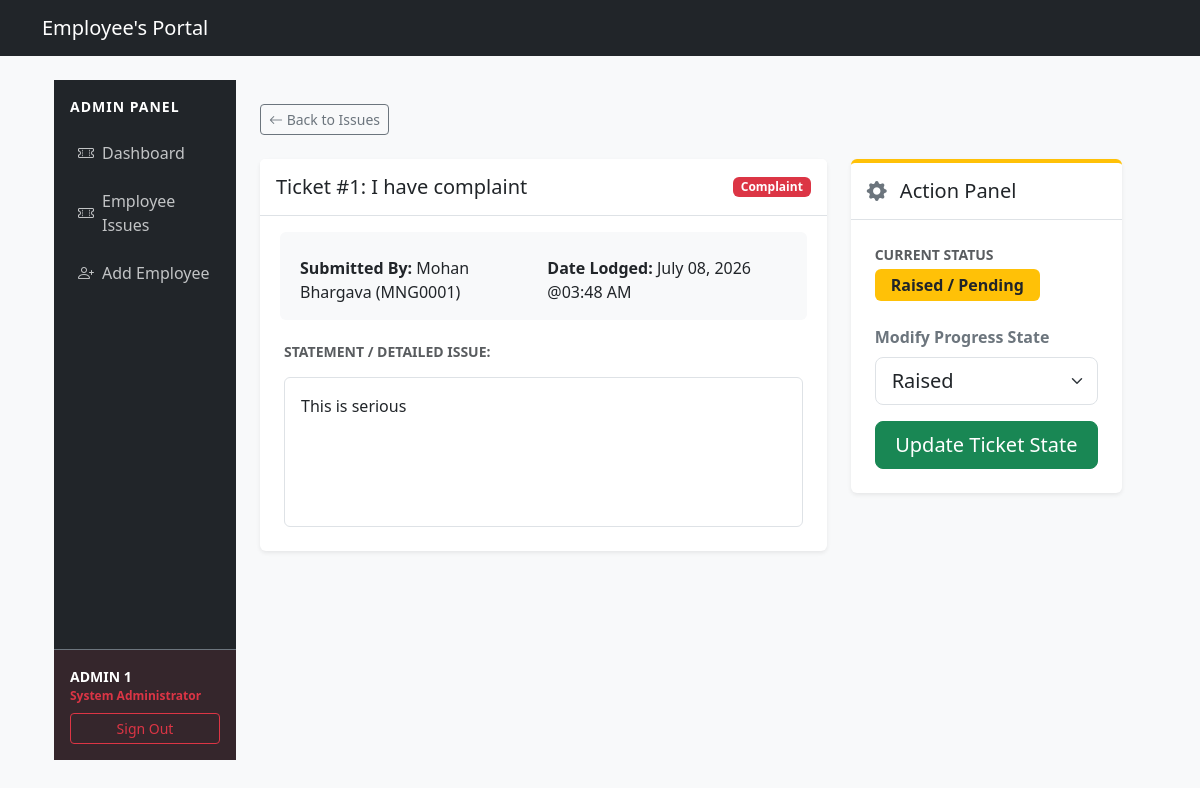
Before: /tickets/team-tickets/1/ (signed in) with the older database file.
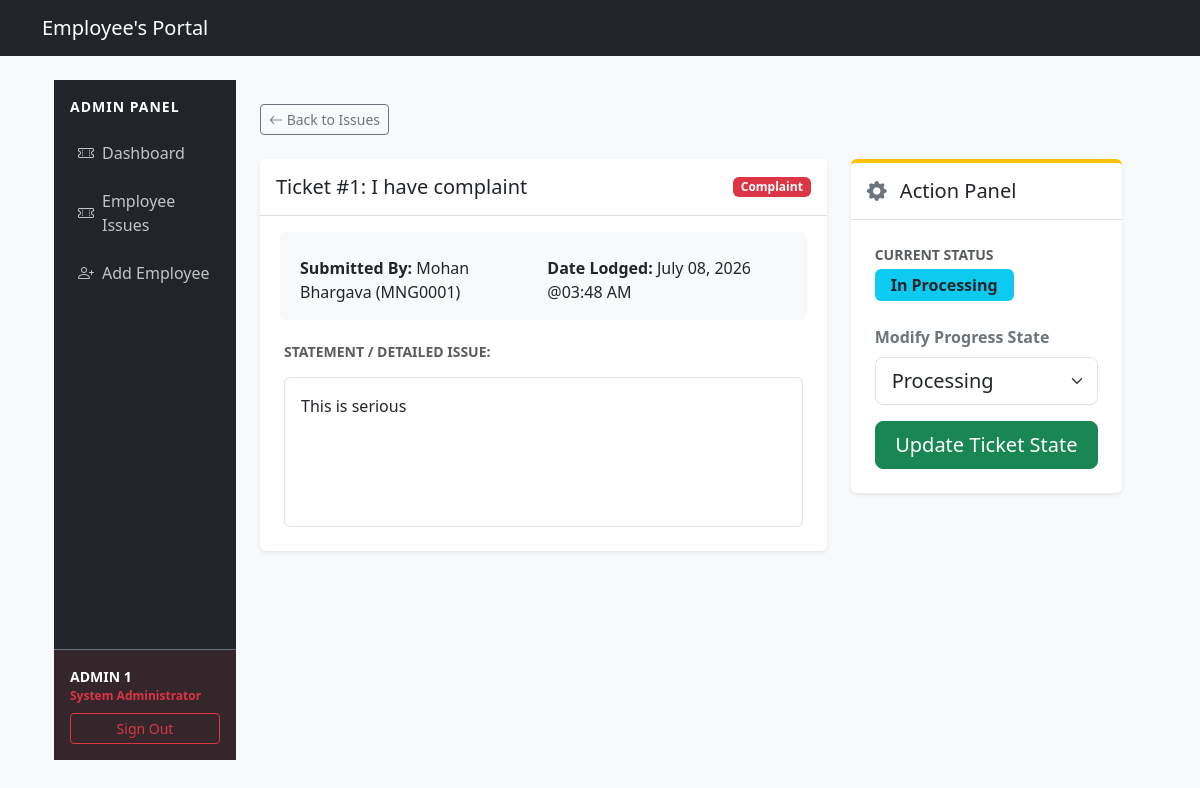
After: the same page with the newer database file.
### tickets/models.py (models this page shows, shortened)
class Ticket(models.Model):
    class TicketType(models.TextChoices):
        COMPLAINT = 'COMPLAINT', 'Complaint'
        LEAVE = 'LEAVE', 'Leave Application'
    class StatusChoices(models.TextChoices):
        RAISED = 'RAISED', 'Raised'
        PROCESSING = 'PROCESSING', 'Processing'
        CLOSED = 'CLOSED', 'Closed'
    ticket_id = models.AutoField(primary_key=True)
    ticket_type = models.CharField(max_length=20, choices=TicketType.choices, default=TicketType.COMPLAINT)
    title = models.CharField(max_length=200, default="General")
    detailed_issue = models.TextField()
    raised_by = models.ForeignKey(
        EmployeeInfo,
        on_delete=models.CASCADE,
        related_name='raised_tickets'
    )
    assigned_manager = models.ForeignKey(
        EmployeeInfo,
        on_delete=models.SET_NULL,
        null=True,
        blank=True,
        related_name='managed_tickets'
    )
    resolve_status = models.CharField(
        max_length=20,
        choices=StatusChoices.choices,
        default=StatusChoices.RAISED
    )
    created_at = models.DateTimeField(auto_now_add=True)
    start_date = models.DateField(null=True)
    end_date = models.DateField(null=True)

### accounts/models.py (models this page shows, shortened)
class EmployeeInfo(models.Model):
    class RoleChoices(models.TextChoices):
        ADMIN = 'ADMIN', 'Admin'
        MANAGER = 'MANAGER', 'Manager'
        DEVELOPER = 'DEVELOPER', 'Developer'
    class GenderChoices(models.TextChoices):
        MALE = 'M', 'Male'
        FEMALE = 'F', 'Female'
        OTHER = 'O', 'Other'
    user = models.OneToOneField(User, on_delete=models.CASCADE, related_name='employee_profile')
    employee_id = models.CharField(max_length=20, unique=True, blank=True)
    name = models.CharField(max_length=100)
    role = models.CharField(max_length=20, choices=RoleChoices.choices, default=RoleChoices.DEVELOPER)
    dob = models.DateField(verbose_name="Date of Birth")
    gender = models.CharField(max_length=1, choices=GenderChoices.choices)
    blood_group = models.CharField(max_length=5)
    manager = models.ForeignKey(
        'self',
        null=True,
        blank=True,
        on_delete=models.SET_NULL,
        related_name='subordinates'
    )

### tickets/views.py (the view)
# urls.py: path('team-tickets/<int:ticket_id>/', views.ticket_detail, name='ticket_detail'),
@login_required
def ticket_detail(request, ticket_id):
    user_profile = request.user.employee_profile
    user_profile = request.user.employee_profile
    ticket = get_object_or_404(Ticket, ticket_id=ticket_id)
    if ticket.assigned_manager != user_profile and user_profile.role != 'ADMIN':
        messages.error(request, "Access denied. You are not authorized to view this ticket.")
        return redirect('dashboard')
    if request.method == 'POST':
        form = TicketStatusForm(request.POST, instance=ticket)
        if form.is_valid():
            form.save()
            messages.success(request, f"Ticket #{ticket.ticket_id} status has been updated to {ticket.get_resolve_status_display()}!")
            return redirect('view_team_tickets')
    else:
        form = TicketStatusForm(instance=ticket)
    if user_profile.role == 'ADMIN':
        return render(request, 'tickets/admin_ticket_detail.html',{
        'ticket': ticket,
        'form': form
    })
    return render(request, 'tickets/ticket_detail.html', {
        'ticket': ticket,
        'form': form
    })

### tickets/forms.py
class TicketStatusForm(forms.ModelForm):
    class Meta:
        model = Ticket
        fields = ['resolve_status']
        widgets = {
            'resolve_status': forms.Select(attrs={'class': 'form-select form-select-lg'}),
        }

### tickets/templates/tickets/admin_ticket_detail.html (shortened to what this page needs)
{% extends 'accounts/adminbase.html' %}
{% block mainContent %}
<main class="col-md-9 ms-sm-auto col-lg-10 px-md-4 py-4">
    <div class="mb-4">
        <a href="{% url 'view_team_tickets' %}" class="btn btn-sm btn-outline-secondary"><i
                class="bi bi-arrow-left"></i> Back to Issues</a>
    </div>
    <div class="row g-4">
        <div class="col-lg-8">
            <div class="card shadow-sm border-0 mb-4">
                <div class="card-header bg-white py-3 border-bottom d-flex justify-content-between align-items-center">
                    <h5 class="mb-0 text-dark">Ticket #{{ ticket.ticket_id }}: {{ ticket.title }}</h5>
                    {% if ticket.ticket_type == 'COMPLAINT' %}
                    <span class="badge bg-danger">Complaint</span>
                    {% else %}
                    <span class="badge bg-primary">Leave Application</span>
                    {% endif %}
                </div>
                <div class="card-body p-4">
                    <div class="row mb-4 bg-light p-3 rounded g-2">
                        <div class="col-sm-6"><strong>Submitted By:</strong> {{ ticket.raised_by.name }}
                            ({{ticket.raised_by.employee_id }})</div>
                        <div class="col-sm-6"><strong>Date Lodged:</strong> {{ ticket.created_at|date:"F d, Y @h:i A" }}
                        </div>
                    </div>
                    <h6 class="text-uppercase text-muted small fw-bold mb-3">Statement / Detailed Issue:</h6>
                    <div class="p-3 border rounded bg-white text-dark style-text style-break"
                        style="white-space: pre-wrap; min-height: 150px;">{{ ticket.detailed_issue }}</div>
                </div>
            </div>
        </div>
        <div class="col-lg-4">
            <div class="card shadow-sm border-0 border-top border-warning border-4">
                <div class="card-header bg-white py-3 border-bottom">
                    <h5 class="mb-0 text-dark"><i class="bi bi-gear-fill me-2 text-secondary"></i> Action Panel
                    </h5>
                </div>
                <div class="card-body p-4">
                    <div class="mb-4">
                        <label class="text-muted small text-uppercase fw-bold d-block mb-1">Current
                            Status</label>
                        {% if ticket.resolve_status == 'RAISED' %}
                        <span class="badge bg-warning text-dark px-3 py-2 fs-6">Raised / Pending</span>
                        {% elif ticket.resolve_status == 'PROCESSING' %}
                        <span class="badge bg-info text-dark px-3 py-2 fs-6">In Processing</span>
                        {% else %}
                        <span class="badge bg-success px-3 py-2 fs-6">Closed</span>
                        {% endif %}
                    </div>
                    <form method="POST">
                        <div class="mb-3">
                            <label class="form-label fw-bold text-secondary">Modify Progress State</label>
                            {{ form.resolve_status }}
                        </div>
                        <div class="d-grid">
                            <button type="submit" class="btn btn-success btn-lg">Update Ticket State</button>
                        </div>
                    </form>
                </div>
            </div>
        </div>
    </div>
</main>
{% endblock %}

Changed rows visible on the page:
changed Ticket "I have complaint": resolve_status "Raised" → "Processing"
Other visible differences:
text no longer shown: "Raised / Pending"
text now shown: "In Processing"
